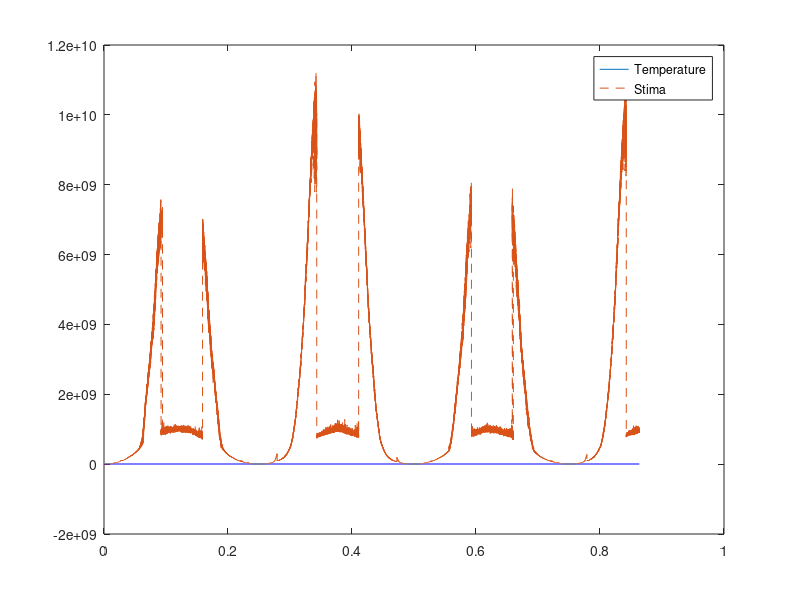
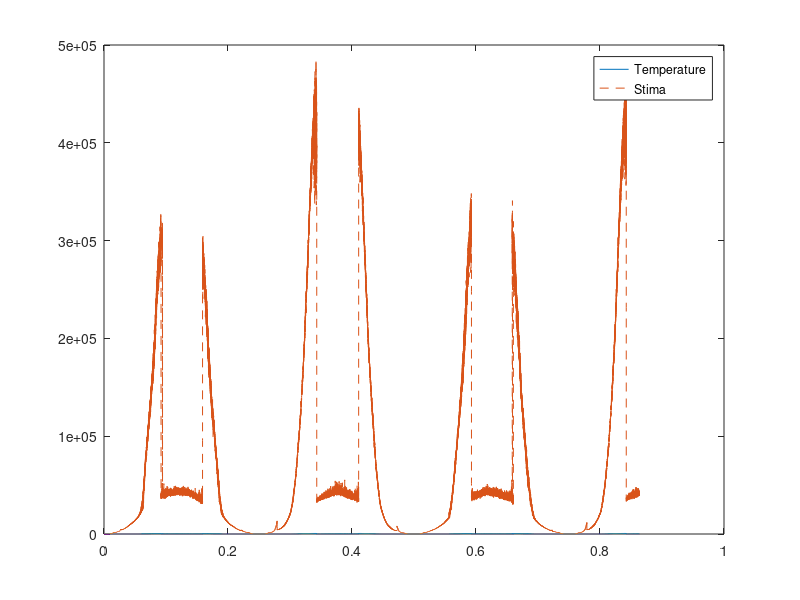

Write the MATLAB code that produced these figures, in order.
clear all
close all
% dTemp=T-Te
% C*(dT/dt)= -k1(T-Te) + k2Iq + K3Iq_rms + k4Id + k5Id_rms + k10Pw +
% k11pw_rms +k20Vel + k21Vel_rms

load("test_20220111_181745.mat");

t_days=(experiment.time-experiment.time(1))';
t_minutes=(t_days)*24*60;
t=t_days;
T=experiment.Temperature;
Te=T(1);
Id_rms=experiment.Id;
Id=experiment.mean_Id.^2;
Iq_rms=experiment.Iq;
Iq=experiment.mean_Iq.^2;
Iout_rms=experiment.Iout;
Iout=experiment.mean_Iout.^2;
Vout_rms=experiment.Vout;
Vout=experiment.mean_Vout.^2;
vel_rms=experiment.Speed;
vel=experiment.mean_Speed.^2;

Temp=T-Te;
Pw_rms=Iout_rms.*Vout_rms;
Pws=Iout.*Vout;

param=[Pw_rms,Pws];

coef=Temp\param;
Stima=coef*param';

figure(1)
plot(t,Temp)
hold on
plot(t,Stima,'--')
legend('Temperature','Stima')

figure(2)
plot(t,Pw_rms)
hold on
plot(t,Pws,'--')
legend('Temperature','Stima')

